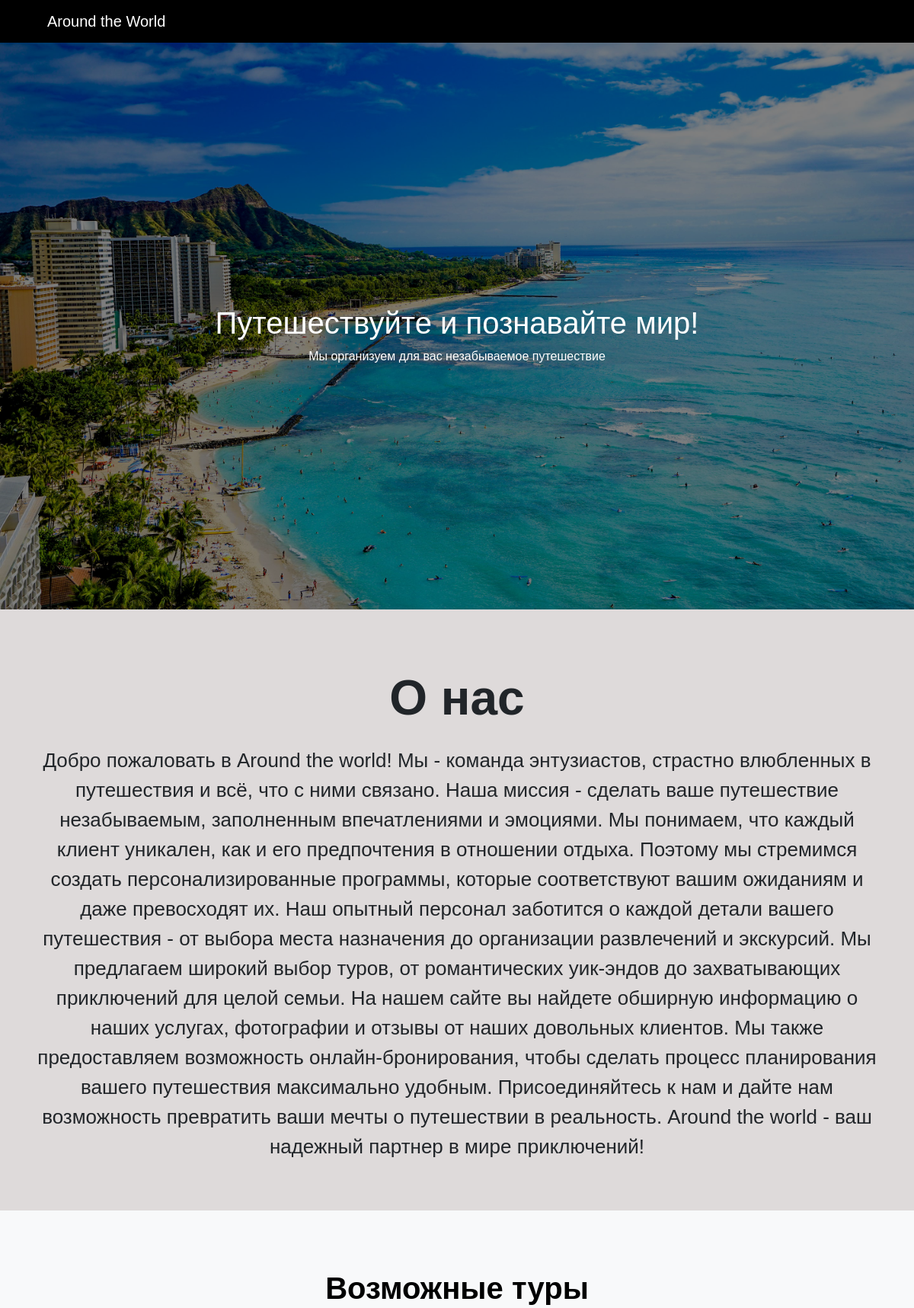
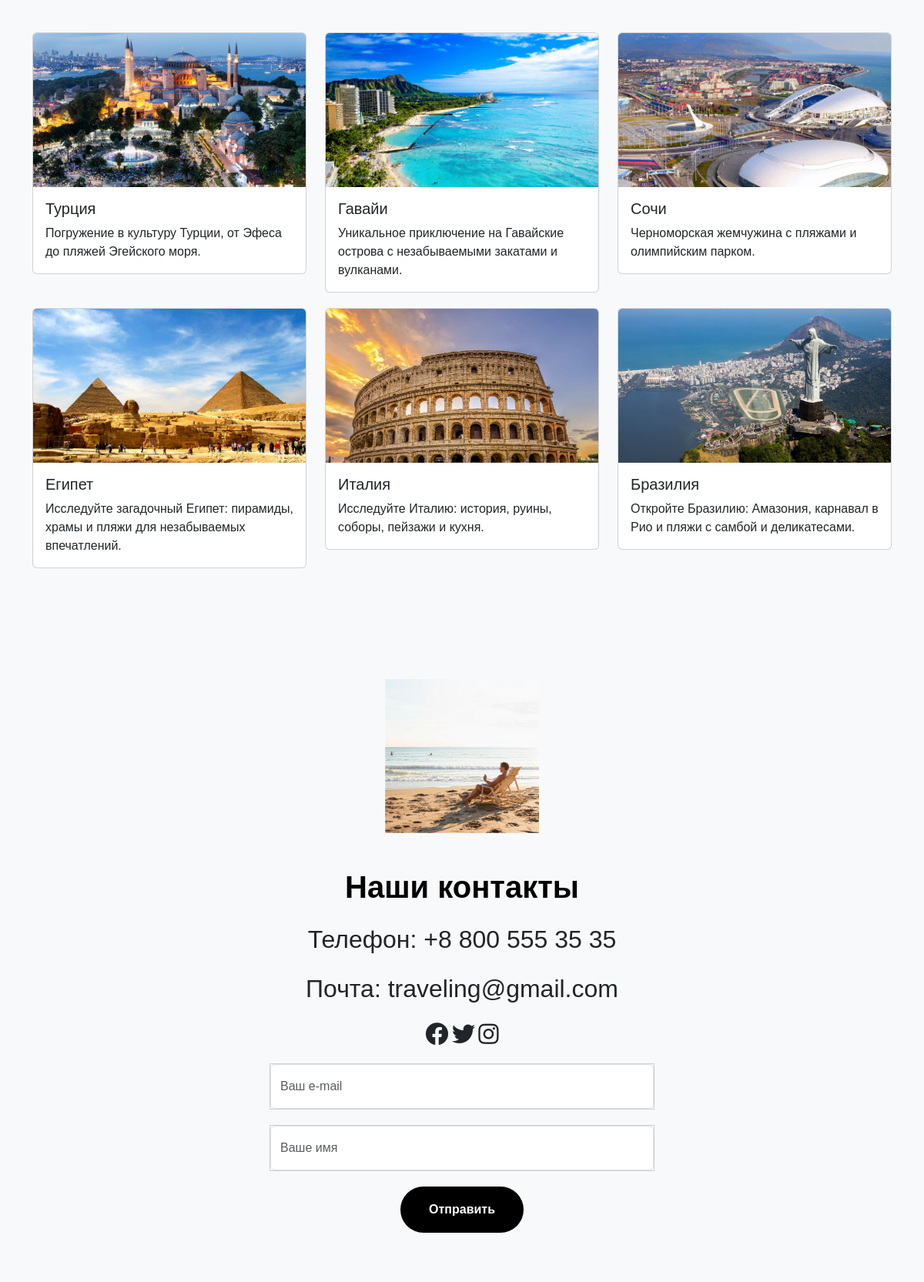
The page / on the database its author committed (2 pictures, top to bottom).
### main/models.py (models this page shows, shortened)
class Place(models.Model):
    name = models.CharField('Название', max_length=100)
    image = models.ImageField('Картинка', upload_to='images/')
    description = models.TextField('Описание')
    class Meta:
        verbose_name = 'Место отдыха'
        verbose_name_plural = 'Места отдыха'

### main/views.py (the view)
# urls.py: path('', views.index, name='main'),
def index(request):
    places = Place.objects.all()
    return render(request, 'main.html', {'places' : places})

### main/templates/main.html (shortened to what this page needs)
{% load static %}
<html lang="ru">
<head>
    <link href="https://cdn.jsdelivr.net/npm/bootstrap@5.3.0/dist/css/bootstrap.min.css" rel="stylesheet">
    <link rel="stylesheet" href="https://cdnjs.cloudflare.com/ajax/libs/font-awesome/5.15.4/css/all.min.css"/>
    <link rel="stylesheet" href="{% static '/css/main.css' %}" />
</head>
<body>
    <nav class="navbar navbar-expand-lg navbar-black bg-black">
        <div class="container-fluid">
            <a class="navbar-brand" onclick="scrollToBlock('pic_block')">Around the World</a>
            <div class="collapse navbar-collapse" id="navbarNav">
            </div>
        </div>
    </nav>
    <div class="bg-primary text-white text-center py-5">
        <div id="pic_block" class="overlay"></div>
        <div class="container2">
            <h1>Путешествуйте и познавайте мир!</h1>
            <p>Мы организуем для вас незабываемое путешествие</p>
        </div>
    </div>
    <section id="about_block" class="py-5">
        <div class="container">
            <h2 class="about text-center mb-4">О нас</h2>
            <p class="main_about_text">
                Добро пожаловать в Around the world! Мы - команда энтузиастов, страстно влюбленных в путешествия и всё, что с ними связано.
Наша миссия - сделать ваше путешествие незабываемым, заполненным впечатлениями и эмоциями. Мы понимаем, что каждый клиент уникален, как и его предпочтения в отношении отдыха.
Поэтому мы стремимся создать персонализированные программы, которые соответствуют вашим ожиданиям и даже превосходят их. Наш опытный персонал заботится о каждой детали вашего путешествия - от выбора места назначения до организации развлечений и экскурсий. Мы предлагаем широкий выбор туров, от романтических уик-эндов до захватывающих приключений для целой семьи. На нашем сайте вы найдете обширную информацию о наших услугах, фотографии и отзывы от наших довольных клиентов. Мы также предоставляем возможность онлайн-бронирования, чтобы сделать процесс планирования вашего путешествия максимально удобным. Присоединяйтесь к нам и дайте нам возможность превратить ваши мечты о путешествии в реальность. Around the world - ваш надежный партнер в мире приключений!
            </p>
        </div>
    </section>
    <section id="tours_block" class="py-5 bg-light">
        <div class="container">
            <h2 class="tours_text mb-4">Возможные туры</h2>
            <div class="row">
                {% if places %}
                    {% for place in places %}
                        <div class="col-md-4">
                            <div class="card">
                                <img src="{{ place.image.url }}" class="card-img-top" alt="{{ country.name }}">
                                <div class="card-body">
                                    <h5 class="card-title">{{ place.name }}</h5>
                                    <p class="card-text">{{ place.description }}</p>
                                </div>
                            </div>
                        </div>
                    {% endfor %}
                {% else %}
                    <p>Мест нет(</p>
                {% endif %}
            </div>
        </div>
    </section>
    <section id="contacts_block" class="py-5 bg-light">
        <div class="container text-center mt-5">
            <img src="{% static '/images/logo.jpg' %}" class="img-fluid mb-3" />
            <h2 class="contact_text">Наши контакты</h2>
            <div >
                <div >
                    <div class="info">
                        <p>Телефон: +8 800 555 35 35</p>
                        <p>Почта: traveling@gmail.com</p>
                    </div>
                    <div class="social-icons">
                        <i class="fab fa-facebook"></i>
                        <i class="fab fa-twitter"></i>
                        <i class="fab fa-instagram"></i>
                    </div>
                </div>
                <div class="colum ">
                    <form class="form-group" action="/create/" method="POST">
                        <div class="input-group">
                            <input
                                type="email"
                                class="form-control"
                                name="email"
                                placeholder="Ваш e-mail"
                                required
                            />
                        </div>
                        <div class="input-group">
                            <input
                                type="text"
                                class="form-control"
                                name="name"
                                placeholder="Ваше имя"
                                required
                            />
                        </div>
                        <button type="submit" class="btn">Отправить</button>
                    </form>
                </div>
            </div>
        </div>
    </section>
</body>
</html>

### main/static/css/main.css (style rules this page uses)
body { font-family: Arial, sans-serif; }
.navbar { position: fixed; top: 0; width: 100%; background-color: black; z-index: 1000; }
.navbar-brand { cursor: pointer; margin-left: 50px; }
.navbar-brand { color: white !important; }
.bg-primary { background-image: url(../images/hawaii.jpg); height: 100vh; background-repeat: no-repeat; background-size: cover; background-position: center; background-color: rgba(0, 0, 0, 0.5); }
.overlay { position: absolute; top: 0; left: 0; width: 100%; height: 100vh; background-color: rgba(0, 0, 0, 0.5); }
.py-5 { background-color: DEDADA; }
.container2 { position: relative; top: 50%; }
.about { font-size: 64px; font-weight: bold; margin: 30; }
.main_about_text { text-align: center; font-size: 26px; }
.card img { height: 200px; object-fit: cover; }
.card { margin-top: 20px; }
.img-fluid { width: 200px; height: 200px; }
.contact_text { font-size: 40px; font-weight: bold; color: black; margin-top: 30; }
.tours_text { font-size: 40px; font-weight: bold; color: black; margin: 30; text-align: center; }
.info { margin: 20px; font-size: 200%; }
.input-group { border: 1px solid rgb(207, 207, 207); width: 80%; max-width: 500px; height: 60px; margin: 20px auto; }
.btn { width: 160px; font-weight: 600; height: 60px; background-color: black; color: white; border-radius: 30px; }
.social-icons i { font-size: 30px; }

### rows shown on the page
Place: image (picture), name "Турция", description "Погружение в культуру Турции, от Эфеса до пляжей Эгейского моря."
Place: image (picture), name "Гавайи", description "Уникальное приключение на Гавайские острова с незабываемыми закатами и вулканами."
Place: image (picture), name "Сочи", description "Черноморская жемчужина с пляжами и олимпийским парком."
Place: image (picture), name "Египет", description "Исследуйте загадочный Египет: пирамиды, храмы и пляжи для незабываемых впечатлений."
Place: image (picture), name "Италия", description "Исследуйте Италию: история, руины, соборы, пейзажи и кухня."
Place: image (picture), name "Бразилия", description "Откройте Бразилию: Амазония, карнавал в Рио и пляжи с самбой и деликатесами."
